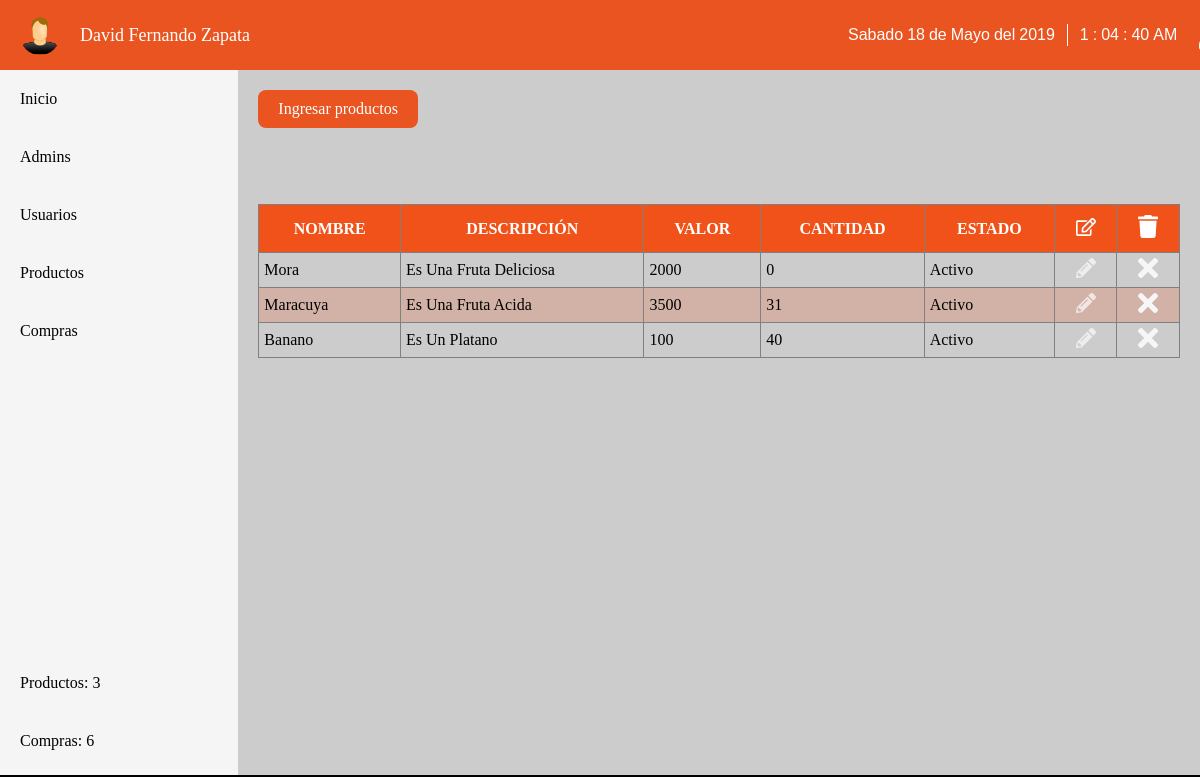
Page /admin/views/productos.php (signed in) on the committed database.
### tables this page shows
CREATE TABLE `productos` (
  `id` int(11) NOT NULL,
  `admins_id` int(11) NOT NULL,
  `foto` text NOT NULL,
  `nombre` varchar(45) NOT NULL,
  `descripcion` text NOT NULL,
  `cantidad` int(11) NOT NULL,
  `valor` float NOT NULL,
  `estado` enum('activo','inactivo') NOT NULL
);

### admin/views/productos.php (the view, shortened to what this page needs)
<?php
if (isset($_SESSION['ident'])) {
	include('../../controllers/conexion.php');
	$id = $_SESSION['ident'];
	$query= "SELECT * FROM admins WHERE id = '$id';";
	$consulta = mysqli_query($conexion, $query);
	$mostrar = mysqli_fetch_array($consulta);
	$query2= "SELECT * FROM productos ";
	$consulta2 = mysqli_query($conexion, $query2);
	if ($result = $conexion->query("SELECT * FROM productos")) {
		$row_cnt = $result->num_rows;
	}
	if ($result2 = $conexion->query("SELECT * FROM compras")) {
		$row_cnt2 = $result2->num_rows-1;
	}
	?>
	<!DOCTYPE html>
	<html lang="en">
	<head>
		<link rel="stylesheet" href="../css/index.css">
	</head>
	<body>
		<div class="container">
			<header class="content-header">
				<nav class="main-nav">
					<div class="content-user">
						<img src="<?php echo '../'.$mostrar['foto']; ?>" alt="img" class="content-img">
						<p class="text"><?php echo $mostrar['nombre']; ?> <?php echo $mostrar['apellido']; ?></p>
					</div>
					<div class="container-menu">
						<div class="todo">
							<div class="caja">
								<div class="fecha">
									<p id="diaSemana" class="diaSemana"></p>
									<p id="dia" class="dia"></p>
									<p>de</p>
									<p id="mes" class="mes"></p>
									<p>del</p>
									<p id="year" class="year"></p>
								</div>
								<div class="reloj">
									<p id="horas" class="horas"></p>
									<p>:</p>
									<p id="minutos" class="minutos"></p>
									<p>:</p>
									<p id="segundos" class="segundos"></p>
									<p id="ampm" class="ampm"></p>
								</div>
							</div>
						</div>
					</div>
				</nav>
			</header>
			<section>
				<aside class="container-aside">
					<ul class="aside-list">
						<li class="aside-item">
							<a href="index.php">Inicio</a>
						</li>
						<li class="aside-item">
							<a href="admin.php">Admins</a>
						</li>
						<li class="aside-item">
							<a href="user.php">Usuarios</a>
						</li>
						<li class="aside-item">
							<a href="#">Productos</a>
						</li>
						<li class="aside-item">
							<a href="compras.php">Compras</a>
						</li>
					</ul>
					<ul class="aside-list ultimo">
						<a href="#">Productos: <?php echo $row_cnt; ?></a>
						<a href="#">Compras:  <?php echo $row_cnt2; ?></a>
					</ul>
				</aside>
				<article  class="container-article">
					<div class="input-group">
						<a href="#" id="ingresar-producto">Ingresar productos</a>
					</div>
					<div class="container-info">
						<div class="content-info">
							<table border="1px" id="table_id" >
								<thead>
									<tr>
										<th>Nombre</th>
										<th>Descripción</th>
										<th>Valor</th>
										<th>Cantidad</th>
										<th>Estado</th>
										<th><img src="../img/editar.svg" alt="Editar"></th>
										<th><img src="../img/borrar.svg" alt="Borrar"></th>
									</tr>
								</thead>
								<tbody>
									<?php
									while ($mostrar2 = mysqli_fetch_array($consulta2)) {
										?>
										<tr>
											<td> <?php echo $mostrar2['nombre']; ?></td>
											<td><?php echo $mostrar2['descripcion']; ?> </td>
											<td class="lower-case"><?php echo $mostrar2['valor']; ?></td>
											<td><?php echo $mostrar2['cantidad']; ?></td>
											<td><?php echo $mostrar2['estado']; ?></td>
											<td class="center"><img src="../img/editando.svg" class="editar-formulario" class="eliminar-formulario" alt="Editando">
											</td>
											<td class="center"><a href="../../controllers/admins/eliminar.productos.php?id=<?php echo $mostrar2['id']; ?>"><img src="../img/borrando.svg" class="eliminar-formulario" class="eliminar-formulario" alt="Eliminar"></a></td>
										</tr>
										<?php
									}
									?>
								</tbody>
							</table>
						</div>
					</div>
				</article>
			</section>
		</div>
		</body>
		</html>
		<?php
	}
	else{
		echo '<script languaje="javascript">
		var mensaje ="Usted no tiene acceso a este contenido, por favor inicie sesión";
		alert(mensaje);
		window.location.href= "../index.php"
		</script>';
	}
	?>

### admin/css/index.css (style rules this page uses)
body:after { content:"Hecho por compañia S.S "; position: absolute; bottom: 0; right: 0; width: 100vw; background-color: black; color:white; text-align: right; padding: 5px 30px; font-size: 12px; }
* { margin: 0; padding: 0; box-sizing: border-box; }
.container { position: relative; width: 100%; height: 100vh; background-color: #ccc; overflow-y:scroll; }
.content-header { position: relative; top: 0; left: 0; width: 100%; background-color: #e95420; z-index: 100000; padding-right: 20px; }
.content-header .main-nav { width: 100%; display: flex; justify-content: space-between; align-items: center; margin: auto; }
.content-header .main-nav .content-user { display: flex; align-items: center; font-size: 18px; color:white; text-transform: capitalize; padding-left: 20px; cursor:none; }
.content-img { width: 40px; height: 40px; border-radius: 50%; margin-right: 30px; margin-right: 20px; }
.container-menu { position: relative; width: 30%; padding: 20px; display: flex; }
.todo { position: relative; top: 0; left: 0; display: flex; justify-content: center; align-items: center; color:white; }
.caja { width: 100%; display: flex; }
.caja p { font-size: 16px; margin: 2px; }
.fecha { display: flex; align-items: center; font-family: Oswald,arial; }
.reloj { display: flex; font-family: oswald,arial; width: 100%; border-left: 1px solid white; margin: 0 10px; padding:0 10px; }
section { display: flex; }
.container-aside { position: relative; top: 0; left: 0; width: 300px; height: 90vh; background-color: rgba(255,255,255,.8); display: flex; flex-direction: column; justify-content: space-between; padding: 0 0 20px; }
.container-aside .aside-list a { display: block; padding: 20px; text-decoration: none; text-transform: capitalize; transition: all linear .3s; color:black; }
.container-article { position: relative; width: 100vw; height: 90vh; padding: 20px; }
.container-article .input-group { display: flex; justify-content: space-between; margin: 0 0 15px; }
.input-group a { padding: 10px 20px; background-color: #E95420; color:white; text-decoration: none; border-radius: 8px; transition: all linear .3s; }
.container-info { position: relative; width: 100%; height: 90%; display: flex; flex-direction: column; justify-content: center; align-items: flex-end; }
.container-info .content-info { position: relative; width: 100%; height: 80%; overflow-y:scroll; }
.container-info .content-info table { width: 100%; border-collapse: collapse; }
.container-info .content-info table th { background-color:hsla(16, 88%, 52%, 1) ; color:white; padding: 10px; cursor:pointer; text-transform: uppercase; }
.container-info .content-info table img { width: 20px; cursor:pointer; }
.container-info .content-info table td, .container-info .content-info table tr { transition: all linear .3s; }
.container-info .content-info table td { padding: 5px; text-transform: capitalize; }
.container-info .content-info table td.lower-case { text-transform: lowercase; }
.container-info .content-info table td.center { text-align: center; }
.container-info .content-info table tr:nth-child(2n) { background-color:hsla(16, 83%, 50%, 0.2) ; }

### rows in the picture
productos: nombre "Mora", descripcion "Es Una Fruta Deliciosa", valor "2000", cantidad "0", estado "Activo"
productos: nombre "Maracuya", descripcion "Es Una Fruta Acida", valor "3500", cantidad "31", estado "Activo"
productos: nombre "Banano", descripcion "Es Un Platano", valor "100", cantidad "40", estado "Activo"

### other values in the picture
$mostrar['nombre'] "David Fernando"
$mostrar['apellido'] "Zapata"
$row_cnt "3"
$row_cnt2 "6"
